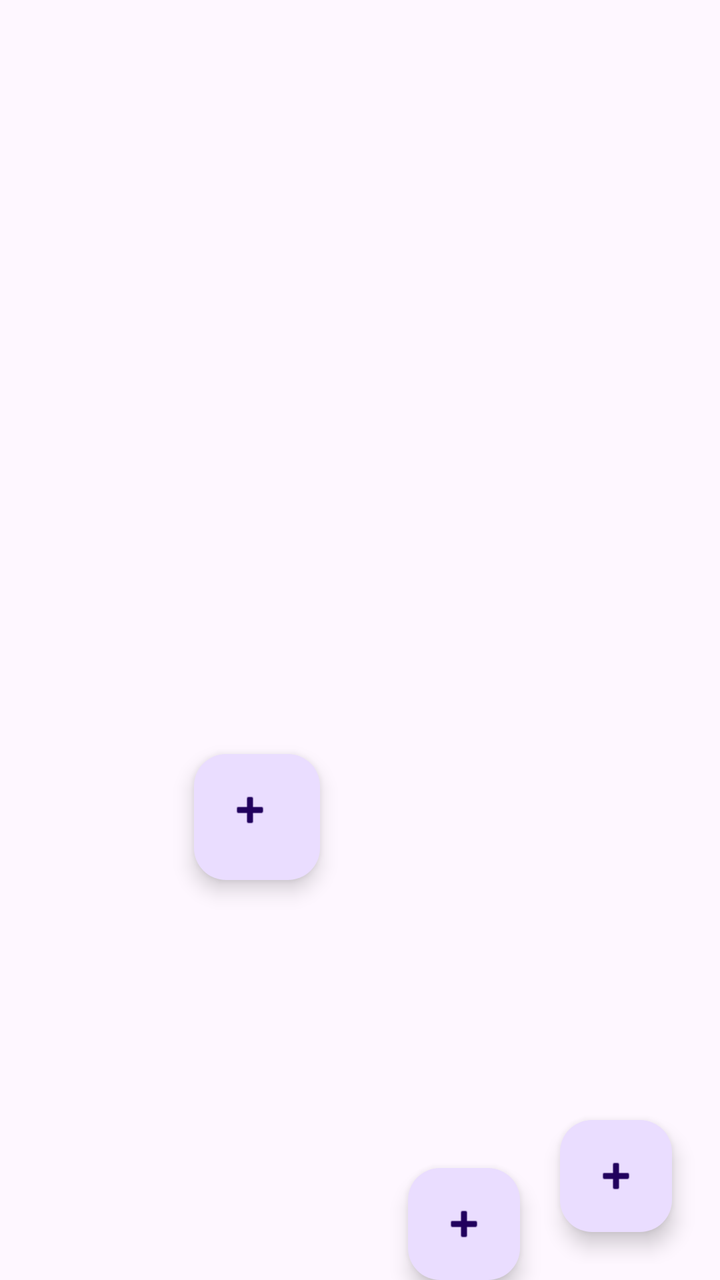
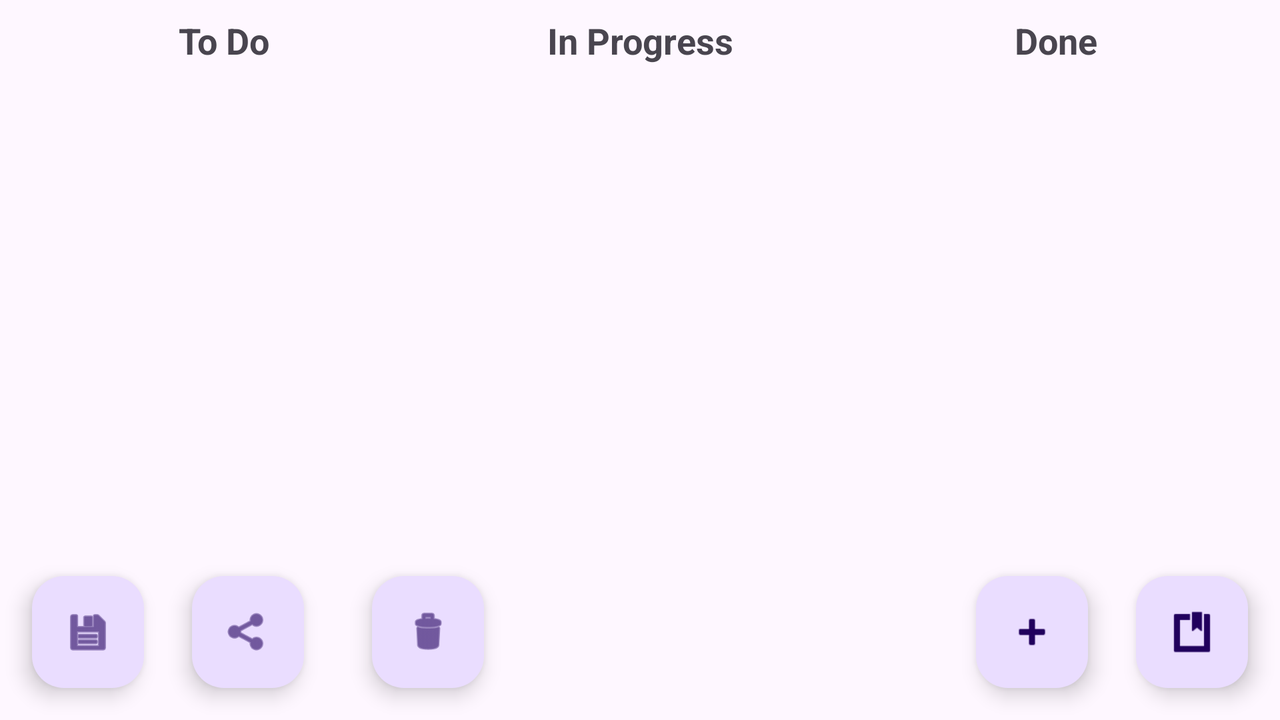

First picture: res/layout/ on a phone held upright. Second picture: the repository's own variant of that layout, on a device whose configuration matches the variant's folder. Source for both follows.
<!-- AndroidManifest.xml: application theme Theme.TaskManagerGPSApp_BRC -->
<!-- res/layout/activity_main.xml -->
<FrameLayout xmlns:android="http://schemas.android.com/apk/res/android"
    xmlns:app="http://schemas.android.com/apk/res-auto"
    android:layout_width="match_parent"
    android:layout_height="match_parent">

    
    <LinearLayout
        android:orientation="horizontal"
        android:layout_width="match_parent"
        android:layout_height="match_parent"
        android:padding="8dp">

        <androidx.recyclerview.widget.RecyclerView
            android:id="@+id/todoRecycler"
            android:layout_width="0dp"
            android:layout_weight="1"
            android:layout_height="match_parent" />

        <androidx.recyclerview.widget.RecyclerView
            android:id="@+id/inProgressRecycler"
            android:layout_width="0dp"
            android:layout_weight="1"
            android:layout_height="match_parent" />

        <androidx.recyclerview.widget.RecyclerView
            android:id="@+id/doneRecycler"
            android:layout_width="0dp"
            android:layout_weight="1"
            android:layout_height="match_parent" />

        <com.google.android.material.floatingactionbutton.FloatingActionButton
            android:id="@+id/btnImport"
            android:layout_width="wrap_content"
            android:layout_height="wrap_content"
            android:layout_gravity="bottom|end"
            android:layout_margin="16dp"
            android:contentDescription="Import JSON"
            app:srcCompat="@android:drawable/ic_input_add" />
    </LinearLayout>

    
    <com.google.android.material.floatingactionbutton.FloatingActionButton
        android:id="@+id/addTaskButton"
        android:layout_width="wrap_content"
        android:layout_height="wrap_content"
        android:layout_gravity="bottom|end"
        android:layout_marginEnd="100dp"
        android:contentDescription="Add Task"
        app:srcCompat="@android:drawable/ic_input_add" />

    <com.google.android.material.floatingactionbutton.FloatingActionButton
        android:id="@+id/btnExport"
        android:layout_width="80dp"
        android:layout_height="63dp"
        android:layout_gravity="bottom|end"
        android:layout_margin="200dp"
        android:contentDescription="Export JSON"
        app:srcCompat="@android:drawable/ic_input_add" />

</FrameLayout>
<!-- resources referenced by this layout -->
<resources>
  <style name="Theme.TaskManagerGPSApp_BRC" parent="Base.Theme.TaskManagerGPSApp_BRC" />
  <style name="Base.Theme.TaskManagerGPSApp_BRC" parent="Theme.Material3.DayNight.NoActionBar">
          
          
      </style>
</resources>
<!-- res/layout-land/activity_main.xml (the author's variant of the layout above) -->
<!-- drawn on the phone turned sideways -->
<FrameLayout xmlns:android="http://schemas.android.com/apk/res/android"
             xmlns:app="http://schemas.android.com/apk/res-auto"
             android:layout_width="match_parent"
             android:layout_height="match_parent">

    
    <LinearLayout
        android:orientation="horizontal"
        android:layout_width="match_parent"
        android:layout_height="match_parent"
        android:padding="8dp">

    
    <LinearLayout
        android:layout_width="0dp"
        android:layout_height="match_parent"
        android:layout_weight="1"
        android:orientation="vertical">

        <TextView
            android:layout_width="match_parent"
            android:layout_height="wrap_content"
            android:gravity="center"
            android:text="To Do"
            android:textStyle="bold"
            android:textSize="18sp"
            android:paddingBottom="8dp" />

        <androidx.recyclerview.widget.RecyclerView
            android:id="@+id/todoRecycler"
            android:layout_width="match_parent"
            android:layout_height="0dp"
            android:layout_weight="1" />
    </LinearLayout>

    
    <LinearLayout
        android:layout_width="0dp"
        android:layout_height="match_parent"
        android:layout_weight="1"
        android:orientation="vertical">

        <TextView
            android:layout_width="match_parent"
            android:layout_height="wrap_content"
            android:gravity="center"
            android:text="In Progress"
            android:textStyle="bold"
            android:textSize="18sp"
            android:paddingBottom="8dp" />

        <androidx.recyclerview.widget.RecyclerView
            android:id="@+id/inProgressRecycler"
            android:layout_width="match_parent"
            android:layout_height="0dp"
            android:layout_weight="1" />
    </LinearLayout>

    
    <LinearLayout
        android:layout_width="0dp"
        android:layout_height="match_parent"
        android:layout_weight="1"
        android:orientation="vertical">

        <TextView
            android:layout_width="match_parent"
            android:layout_height="wrap_content"
            android:gravity="center"
            android:text="Done"
            android:textStyle="bold"
            android:textSize="18sp"
            android:paddingBottom="8dp" />

        <androidx.recyclerview.widget.RecyclerView
            android:id="@+id/doneRecycler"
            android:layout_width="match_parent"
            android:layout_height="0dp"
            android:layout_weight="1" />
    </LinearLayout>
    </LinearLayout>
        
        <com.google.android.material.floatingactionbutton.FloatingActionButton
            android:id="@+id/btnImport"
            android:layout_width="wrap_content"
            android:layout_height="wrap_content"
            android:layout_gravity="bottom|end"
            android:layout_margin="16dp"
            android:contentDescription="Import JSON"
            app:srcCompat="@android:drawable/ic_input_get" />

        <com.google.android.material.floatingactionbutton.FloatingActionButton
            android:id="@+id/addTaskButton"
            android:layout_width="wrap_content"
            android:layout_height="wrap_content"
            android:layout_gravity="bottom|end"
            android:layout_marginEnd="96dp"
            android:layout_marginBottom="16dp"
            android:contentDescription="Add Task"
            app:srcCompat="@android:drawable/ic_input_add" />

    <com.google.android.material.floatingactionbutton.FloatingActionButton
        android:id="@+id/btnConnect"
        android:layout_width="wrap_content"
        android:layout_height="wrap_content"
        android:layout_gravity="bottom|start"
        android:layout_marginStart="96dp"
        android:layout_marginBottom="16dp"
        android:contentDescription="Connect"
        app:srcCompat="@android:drawable/ic_menu_share" />

    <com.google.android.material.floatingactionbutton.FloatingActionButton
        android:id="@+id/btnDelete"
        android:layout_width="wrap_content"
        android:layout_height="wrap_content"
        android:layout_gravity="bottom|start"
        android:layout_marginStart="186dp"
        android:layout_marginBottom="16dp"
        android:contentDescription="Delete Completed Tasks"
        app:srcCompat="@android:drawable/ic_menu_delete" />

        <com.google.android.material.floatingactionbutton.FloatingActionButton
            android:id="@+id/btnExport"
            android:layout_width="wrap_content"
            android:layout_height="wrap_content"
            android:layout_gravity="bottom|start"
            android:layout_margin="16dp"
            android:contentDescription="Export JSON"
            app:srcCompat="@android:drawable/ic_menu_save" />

        </FrameLayout>
